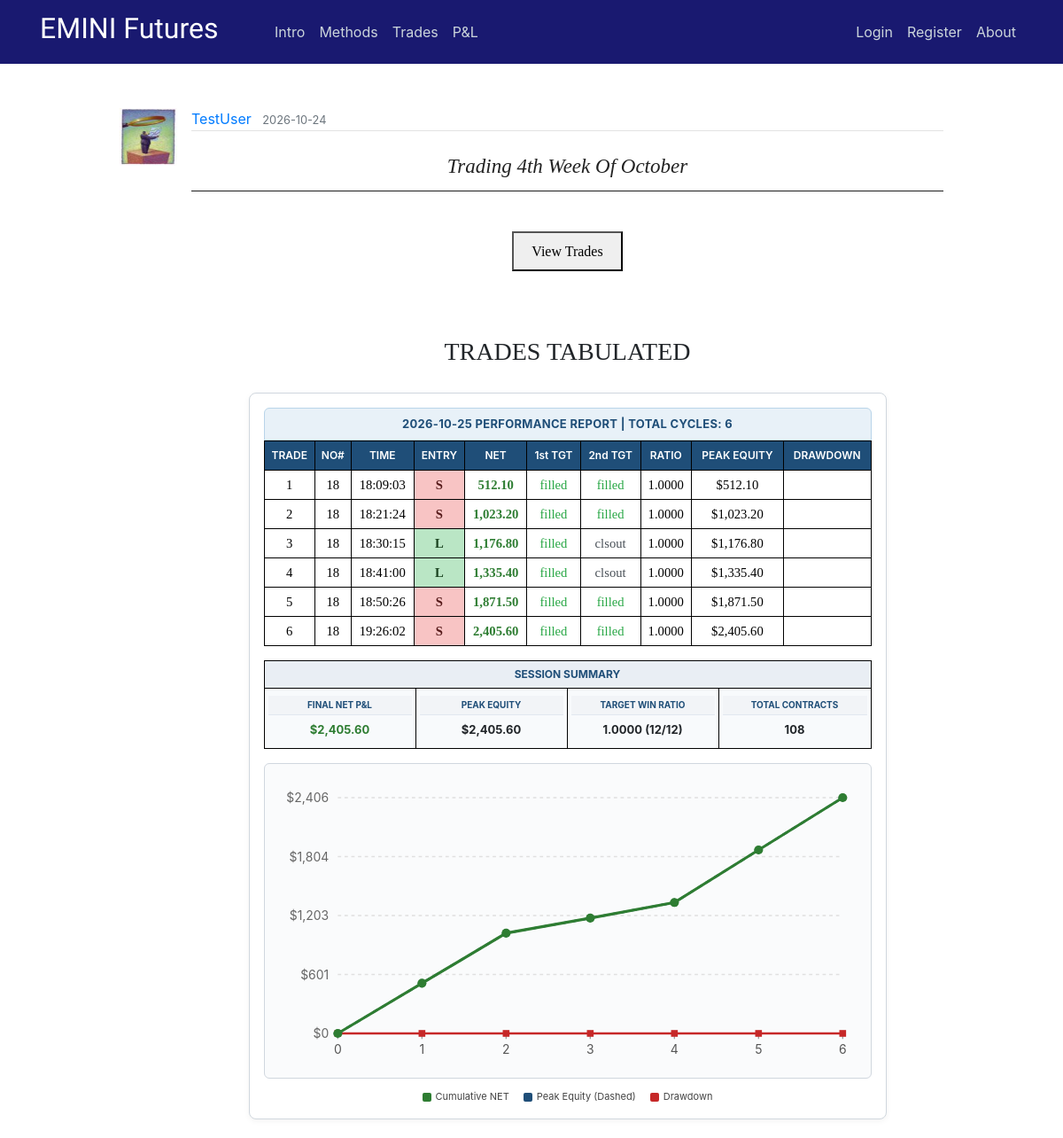
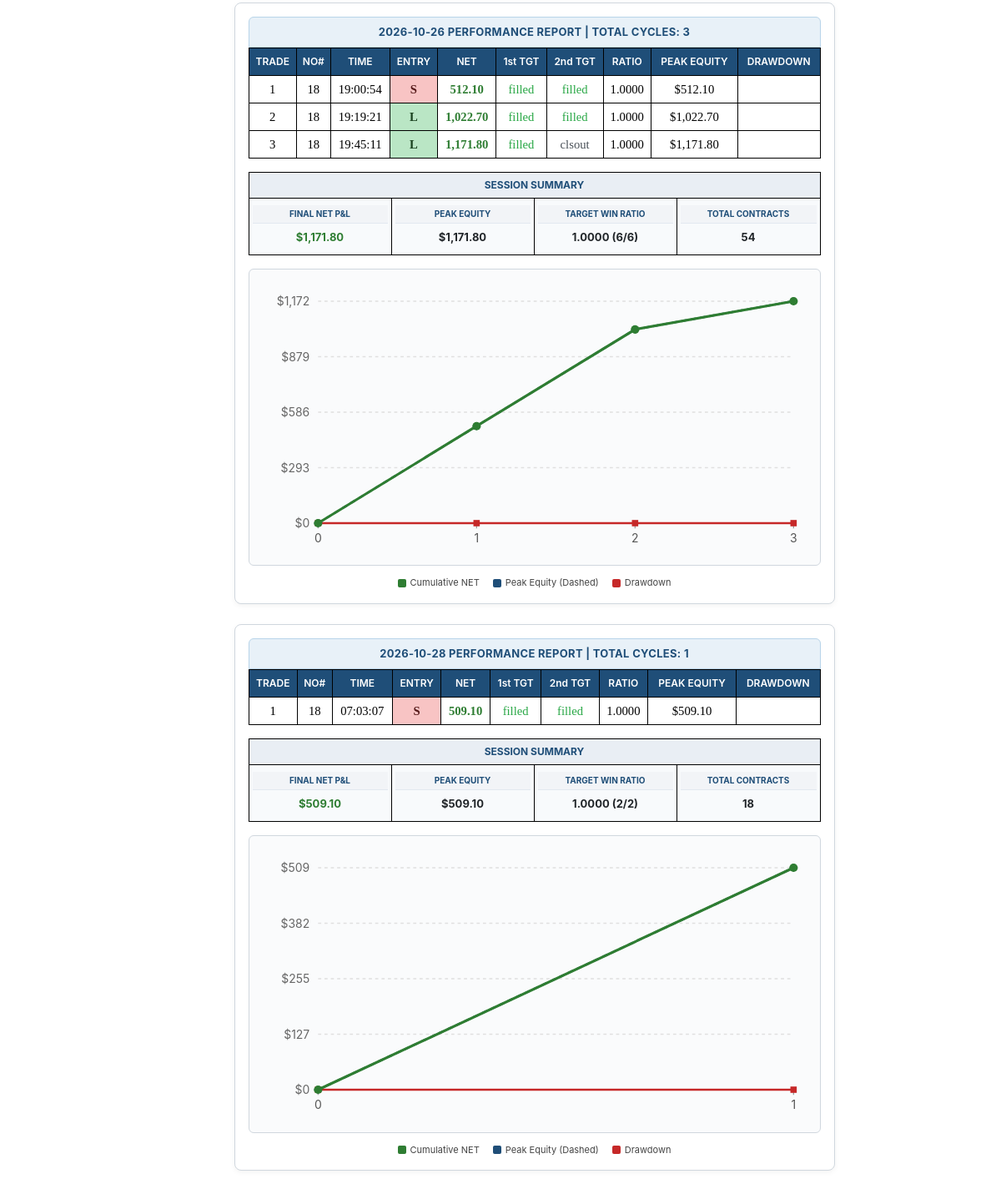
The app's page /post/388, older data (2 pictures, top to bottom).
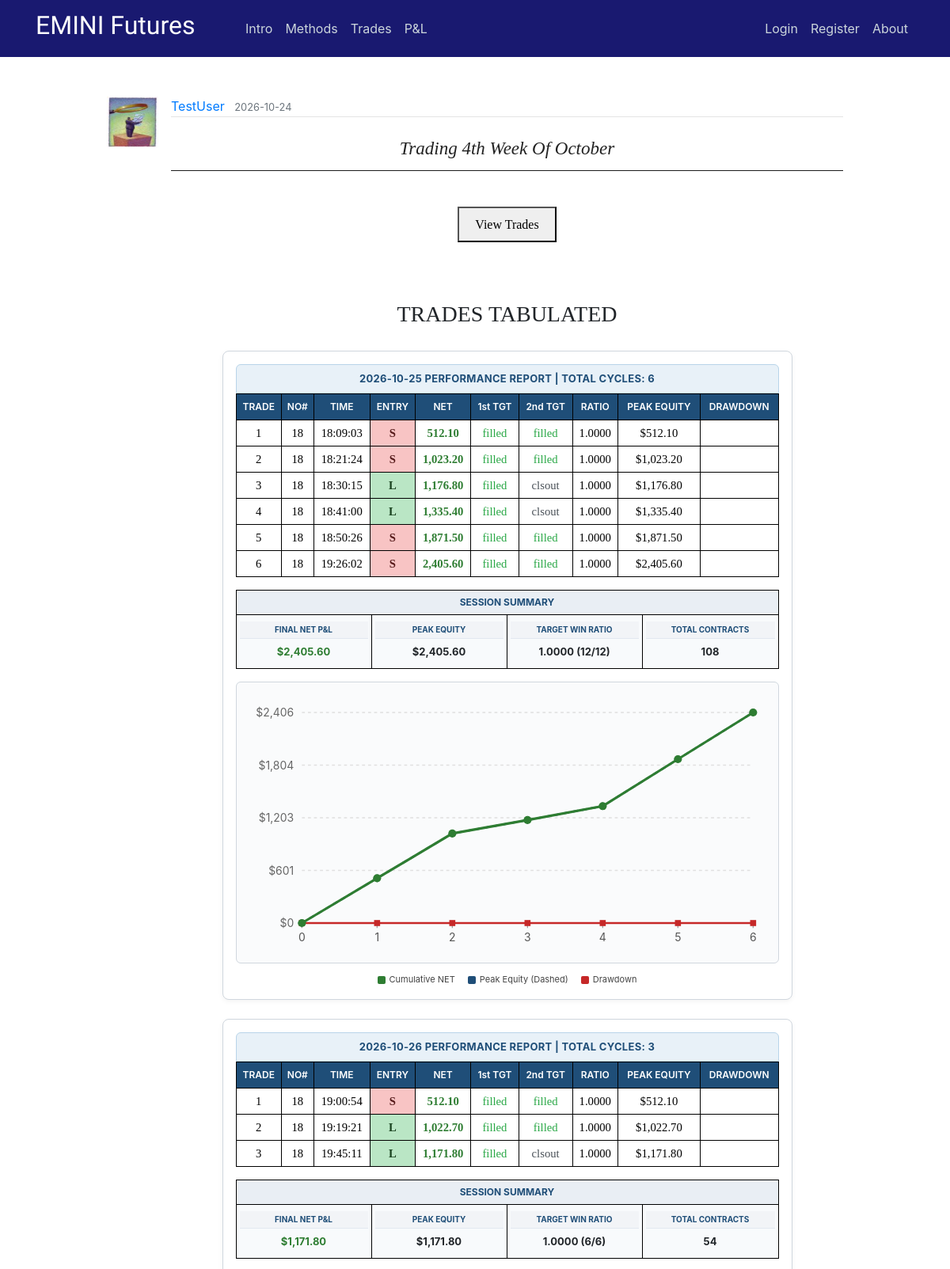
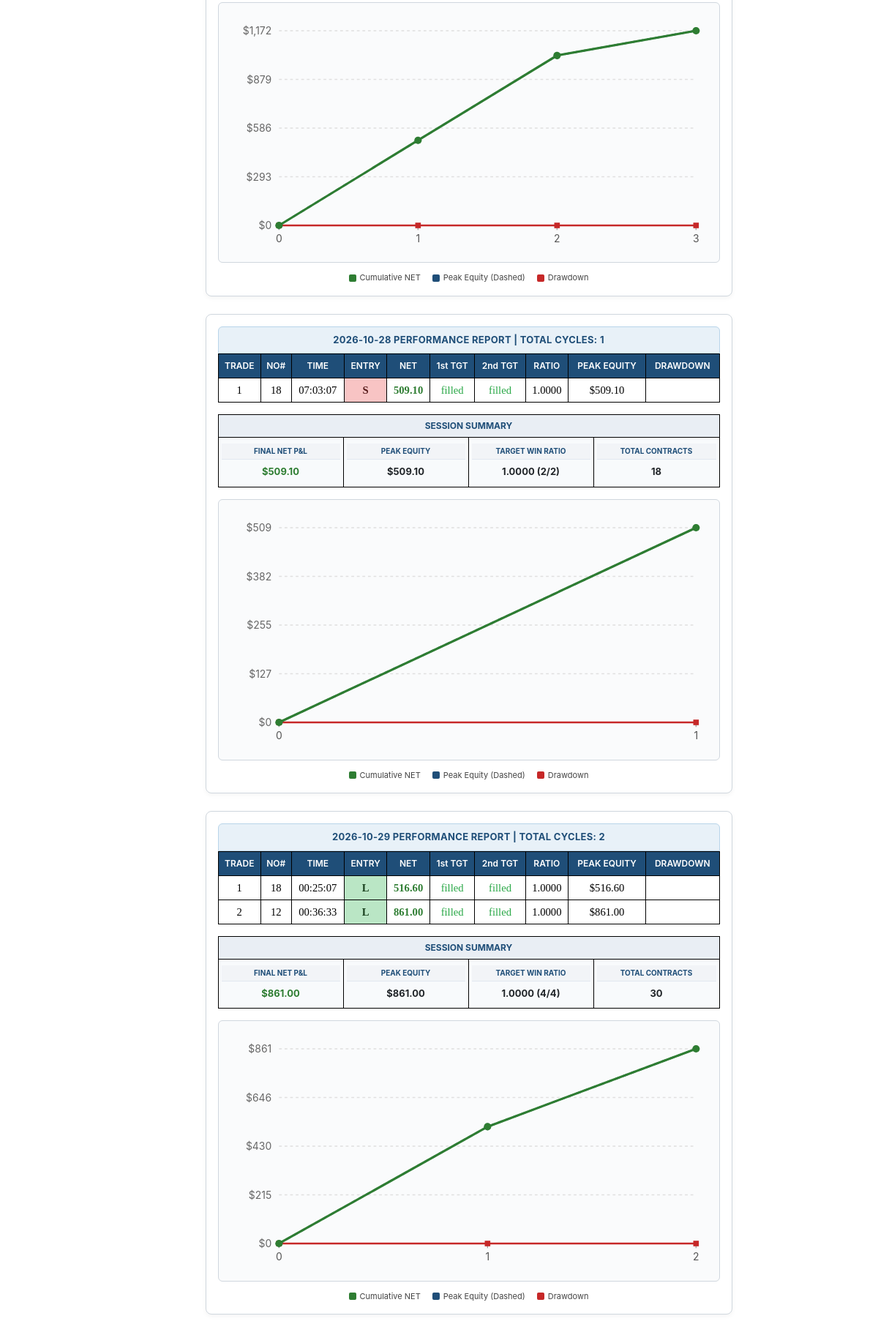
The same page, newer data (2 pictures, top to bottom).
### flaskblog/models.py (models this page shows, shortened)
class User(db.Model, UserMixin):
    id = db.Column(db.Integer, primary_key=True)
    username = db.Column(db.String(20), unique=True, nullable=False)
    email = db.Column(db.String(120), unique=True, nullable=False)
    image_file = db.Column(db.String(20), nullable=False, default='default.jpg')
    password = db.Column(db.String(60), nullable=False)
    posts = db.relationship('Post', backref='author', lazy=True)

class Post(db.Model):
    id = db.Column(db.Integer, primary_key=True)
    title = db.Column(db.String(100), nullable=False)
    date_posted = db.Column(db.DateTime, nullable=False, default=datetime.utcnow)
    content = db.Column(db.Text, nullable=False)
    user_id = db.Column(db.Integer, db.ForeignKey('user.id'), nullable=False)
    teaser_title = db.Column(db.Text, nullable=True)
    teaser_details = db.Column(db.Text, nullable=True)
    teaser_caption = db.Column(db.Text, nullable=True)
    teaser_img = db.Column(db.Text, nullable=True)
    teaser_content = db.Column(db.Text, nullable=True)
    teaser_wkid = db.Column(db.Text, nullable=True)

### flaskblog/posts/routes.py (the view)
@posts.route("/post/<int:post_id>")
def post(post_id):
    post = Post.query.get_or_404(post_id)
    if len(post.teaser_wkid) != 0:
        weekly = post.teaser_wkid
    else:
        weekly = ""
    return render_template('post.html', weekly=weekly, title=post.title, post=post)

### flaskblog/templates/post.html (shortened to what this page needs)
{% extends "layout.html" %}
{% block content %}
  <article class="media content-section" style="border:none;">
    <img class="article-img" src="{{ url_for('static', filename='profile_pics/' + post.author.image_file) }}">
    <div class="media-body">
      <div class="article-metadata">
        <a class="mr-2" href="{{ url_for('users.user_posts', username=post.author.username) }}">{{ post.author.username }}</a>
        <small class="text-muted">{{ post.date_posted.strftime('%Y-%m-%d') }}</small>
      </div>
      <center><br><h3 class="hero-header">{{ post.title }}</h3><hr><br></center>
      {% if weekly |length %}
      <center><button onclick="myDetach()">View Trades</button></center>
      <br>
      <br>
      {% endif %}
      <br><H6>TRADES TABULATED</H6><br>
      {{ post.content|safe }}
  </article>
{% endblock content %}

### flaskblog/templates/layout.html (shortened to what this page needs)
<!DOCTYPE html>
<html xmlns:v="urn:schemas-microsoft-com:vml" xmlns:o="urn:schemas-microsoft-com:office:office" xmlns:x="urn:schemas-microsoft-com:office:excel" xmlns="http://www.w3.org/TR/REC-html40" >
    <head>
      <link rel="stylesheet" href="https://maxcdn.bootstrapcdn.com/bootstrap/4.0.0/css/bootstrap.min.css">
      <link rel="stylesheet" type="text/css" href="{{ url_for('static', filename='main.css') }}">
      <link rel="stylesheet" type="text/css" href="{{ url_for('static', filename='study.css') }}">
      <link rel="stylesheet" type="text/css" href="{{ url_for('static', filename='modal.css') }}">
      <link rel="Stylesheet" type="text/css" href="{{ url_for('static', filename='stylesheet.css') }}">
    </head>
    <body>
    <div class="grid">
    <header class="site-header">
          <nav class="navbar navbar-expand-md navbar-dark bg-steel fixed-top">
              <div class="container">
                <a class="navbar-brand mr-2" href="/"><h2><span style="font-family:Lobster Two">EMINI Futures &nbsp &nbsp &nbsp</span></h2></a>
                <div class="collapse navbar-collapse" id="navbarToggle">
                  <div class="navbar-nav mr-auto">
                    <a class="nav-item nav-link" href="{{ url_for('main.intro') }}">Intro</a>
                    <a class="nav-item nav-link" href="{{ url_for('main.methods') }}">Methods</a>
                    <a class="nav-item nav-link" href="{{ url_for('main.trades') }}">Trades</a>
                    <a class="nav-item nav-link" href="{{ url_for('main.pnl') }}">P&L</a>
                  </div>
                  <div class="navbar-nav">
                    {% if current_user.is_authenticated and current_user.username == "GuestUser" %}
                      <a class="nav-item nav-link" href="{{ url_for('users.login') }}">Members Login</a>
                      <a class="nav-item nav-link" href="{{ url_for('users.logout') }}">Logout</a>
                      <a class="nav-item nav-link" href="{{ url_for('main.about') }}">About</a>
                    {% else %}
                      {% if current_user.is_authenticated %}
                        <a class="nav-item nav-link" href="{{ url_for('posts.new_post') }}">New Post</a>
                        <a class="nav-item nav-link" href="{{ url_for('users.account') }}">Account</a>
                        <a class="nav-item nav-link" href="{{ url_for('users.logout') }}">Logout</a>
                        <a class="nav-item nav-link" href="{{ url_for('main.about') }}">About</a>
                      {% else %}
                        <a class="nav-item nav-link" href="{{ url_for('users.login') }}">Login</a>
                        <a class="nav-item nav-link" href="{{ url_for('users.register') }}">Register</a>
                        <a class="nav-item nav-link" href="{{ url_for('main.about') }}">About</a>
                      {% endif %}
                    {% endif %}
                  </div>
                </div>
              </div>
          </nav>
    </header>
    <main role="main" class="container-fluid site-header-border-adjust col-md-10">
      <div>
        {% block content %}{% endblock %}
      </div>
    </main>
    </body>
</html>

### flaskblog/static/main.css (style rules this page uses)
body { margin-top: 5rem; }
hr { margin-top: 1rem; margin-bottom: 1rem; border: 0; border-top: 1px solid rgba(0, 0, 0, 0.89); }
.bg-steel { background-color: midnightblue; }
.site-header .navbar-nav .nav-link { color: #cbd5db; }
.site-header-border-adjust { margin-top: 7rem; }
.content-section { background: #ffffff; padding: 10px 20px; border: 1px solid #000000; border-radius: 9px; margin-bottom: 20px; }
.article-img { height: 65px; width: 65px; margin-right: 16px; }
.article-metadata { padding-bottom: 1px; margin-bottom: 4px; border-bottom: 1px solid #e3e3e3 }

### flaskblog/static/study.css (style rules this page uses)
h3.hero-header { color: #222; text-transform: capitalize; font-weight: 400; font-style: italic; font-size: 28px; font-family: Baskerville, 'Baskerville Old Face', 'Hoefler Text', Garamond, 'Times New Roman', serif; }
h3 { font-weight: 700; line-height: 1; }
h6 { text-align: center; font-weight: 400; font-size: 24px; font-family: Baskerville, 'Baskerville Old Face', 'Hoefler Text', Garamond, 'Times New Roman', serif; line-height: 1; }
button { margin-top: 5px; margin-bottom: 5px; padding: 8px 20px 7px; font-family: Cambria, Georgia, serif; line-height: 1.6; }
@media screen and (min-width: 25rem) { h3.hero-header { font-size: 23px; } }
@media screen and (min-width: 36rem) { h6 { font-size: 26px; } }
@media screen and (min-width: 48rem) { h6 { font-size: 28px; } }

### flaskblog/static/modal.css (style rules this page uses)
img { margin-bottom: -4px; }

### flaskblog/static/stylesheet.css (style rules this page uses)
tr { mso-height-source:auto; mso-ruby-visibility:none; }
td { mso-style-parent:style0; padding-top:1px; padding-right:1px; padding-left:1px; mso-ignore:padding; mso-number-format:"General"; text-align:general; vertical-align:bottom; white-space:nowrap; mso-rotate:0; mso-pattern:auto; mso-background-source:auto; color:#000000; font-size:11.0pt; font-weight:400; font-style:normal; text-decoration:none; font-family:Calibri; mso-generic-font-family:auto; mso-font-charset:134; border:none; mso-protection:locked visible; }

Row changes from the older to the newer data that the page shows:
changed Post "Trading 4th Week Of October": content "…Peak Equity (Dashed) Drawdown" → "…Peak Equity (Dashed) Drawdown 2026-10-29 PERFORMANCE REPORT | TOTAL CYCLES: 2 TRADE NO# TIME ENTRY NET 1st TGT 2nd TGT RATIO PEAK EQUITY DRAWDOWN 1 18 00:25:07 L 516.60 filled filled 1.0000 $516.60 2 12 00:36:33 L 861.00 filled filled 1.0000 $861.00 SESSION SUMMARY FINAL NET P&L $861.00 PEAK EQUITY $861.00 TARGET WIN RATIO 1.0000 (4/4) TOTAL CONTRACTS 30 $0 $215 $430 $646 $861 0 1 2 Cumulative NET Peak Equity (Dashed) Drawdown"
